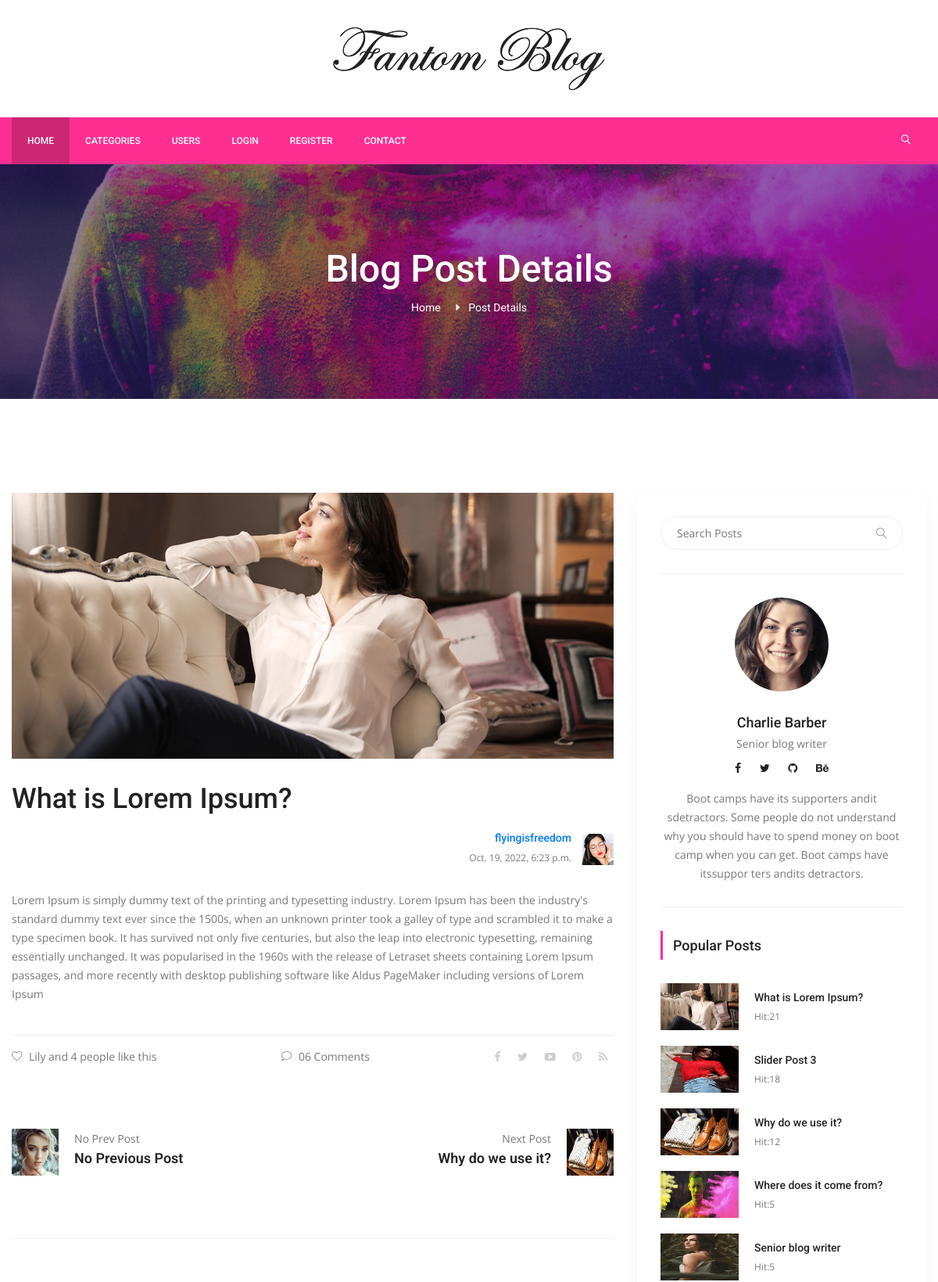
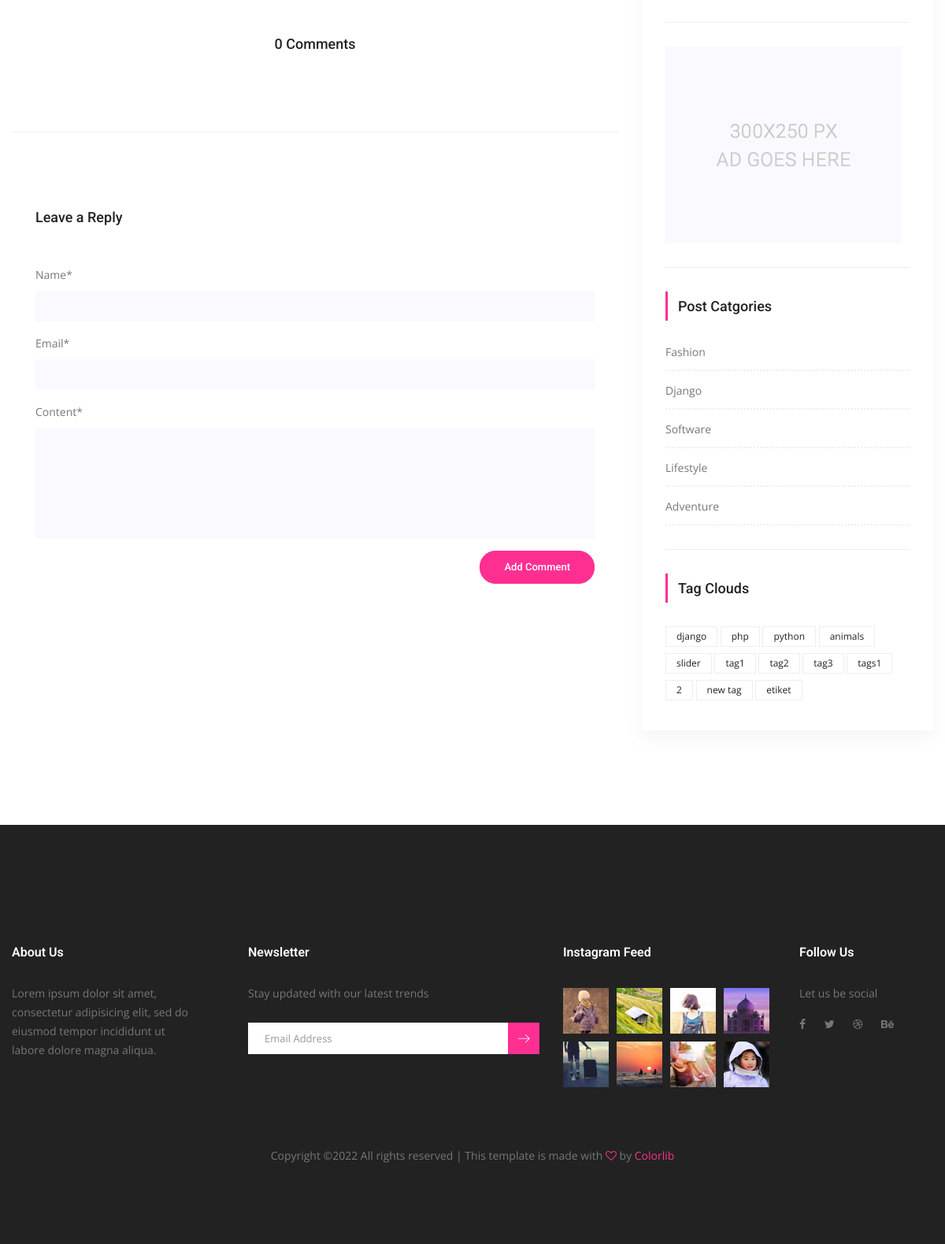
Page /detail/1/what-is-lorem-ipsum on the committed database (2 pictures, top to bottom).
### posts/models.py (models this page shows, shortened)
class Post(models.Model):
    title = models.CharField(max_length=150)
    content = models.TextField()
    publishing_date = models.DateTimeField(auto_now_add=True)
    image = models.ImageField(blank=True, null=True, upload_to='uploads/',default='uploads/blog-4.jpg')
    user = models.ForeignKey(settings.AUTH_USER_MODEL, on_delete=models.CASCADE, default=1)
    slug = models.SlugField(default="slug",editable=False)
    category = models.ForeignKey(Category,on_delete=models.CASCADE,default=1,related_name ='posts')
    tag = models.ManyToManyField(Tag,related_name="posts",blank=True)
    slider_posts = models.BooleanField(default=False)
    hit = models.PositiveIntegerField(default=0)
    def comment_count(self):
        return self.comments.all().count()

class Category(models.Model):
    title = models.CharField(max_length=250)
    slug = models.SlugField(editable=False)

class Tag(models.Model):
    title = models.CharField(max_length=50)
    slug = models.SlugField(editable=False)
    def __str__(self):
        return self.title

### posts/views.py (the view, shortened to what this page needs)
# urls.py: path('detail/<int:pk>/<slug:slug>',PostDetail.as_view(),name='detail'),
class PostDetail(DetailView,FormMixin):
    template_name = 'posts/detail.html'
    model = Post
    context_object_name = 'single'
    form_class = CreateCommentForm
    def get(self,request,*args,**kwargs):
        self.hit = Post.objects.filter(id=self.kwargs['pk']).update(hit=F('hit')+1)
        return super(PostDetail,self).get(request,*args,**kwargs)
    def get_context_data(self, **kwargs):
        context = super(PostDetail, self).get_context_data(**kwargs)
        context['previous']=Post.objects.filter(id__lt=self.kwargs['pk']).order_by('-pk').first()
        context['next']=Post.objects.filter(id__gt=self.kwargs['pk']).order_by('pk').first()
        context['form']= self.get_form()
        return context

### posts/forms.py
class CreateCommentForm(forms.ModelForm):
    def __init__(self,*args,**kwargs):
        super(CreateCommentForm, self).__init__(*args,**kwargs)
        self.helper = FormHelper()
        self.helper.form_method = "post"
        self.helper.layout = Layout(
            Field("name",css_class="form-control"),
            Field("email",css_class="form-control"),
            Field("content",css_class="form-control mb-10"),
        )
        self.helper.add_input(Submit('submit','Add Comment',css_class="primary-btn submit_btn"))
    class Meta:
            model= Comment
            fields = [
                'name',
                'email',
                'content',
            ]

### posts/templatetags/custom_tags.py (called while the page is built)
@register.simple_tag(name="categories")
def all_categories():
    return Category.objects.all()

@register.simple_tag(name="tags")
def all_tags():
    return Tag.objects.all()

@register.simple_tag(name="hit_posts")
def hit_posts():
    return Post.objects.order_by('-hit')[:5]

### templates/posts/detail.html (shortened to what this page needs)
{% extends 'base.html' %}
{% load static %}
{% load crispy_forms_tags %}
{% block content %}
        <section class="banner_area">
            <div class="banner_inner d-flex align-items-center">
            	<div class="overlay bg-parallax" data-stellar-ratio="0.9" data-stellar-vertical-offset="0" data-background=""></div>
				<div class="container">
					<div class="banner_content text-center">
						<h2>Blog Post Details</h2>
						<div class="page_link">
							<a href="index.html">Home</a>
							<a href="single-blog.html">Post Details</a>
						</div>
					</div>
				</div>
            </div>
        </section>
        <section class="blog_area p_120 single-post-area">
            <div class="container">
                <div class="row">
                    <div class="col-lg-8">
       					<div class="main_blog_details">
       						<img class="img-fluid" src="{{ single.image.url }}" alt="">
       						<a href="#"><h4>{{ single.title }}</h4></a>
       						<div class="user_details">
       							<div class="float-right">
       								<div class="media">
       									<div class="media-body">
       										<h5><a href="{% url 'users:user_posts' single.user.pk %}">{{ single.user.username }}</a> </h5>
       										<p>{{ single.publishing_date }}</p>
       									</div>
       									<div class="d-flex">
       										<img src="{% static "img/blog/user-img.jpg" %}" alt="">
       									</div>
       								</div>
       							</div>
       						</div>
							<p>{{ single.content }}</p>
      						<div class="news_d_footer">
      							<a href="#"><i class="lnr lnr lnr-heart"></i>Lily and 4 people like this</a>
      							<a class="justify-content-center ml-auto" href="#"><i class="lnr lnr lnr-bubble"></i>06 Comments</a>
      							<div class="news_socail ml-auto">
									<a href="#"><i class="fa fa-facebook"></i></a>
									<a href="#"><i class="fa fa-twitter"></i></a>
									<a href="#"><i class="fa fa-youtube-play"></i></a>
									<a href="#"><i class="fa fa-pinterest"></i></a>
									<a href="#"><i class="fa fa-rss"></i></a>
								</div>
      						</div>
       					</div>
       					<div class="navigation-area">
                            <div class="row">
                                {% if previous %}
                                <div class="col-lg-6 col-md-6 col-12 nav-left flex-row d-flex justify-content-start align-items-center">
                                    <div class="thumb">
                                        <a href="#"><img class="img-fluid" src="{{ previous.image.url }}"  alt="" style="width:60px;height:60px"></a>
                                    </div>
                                    <div class="arrow">
                                        <a href="{% url 'detail' previous.pk previous.slug %}"><span class="lnr text-white lnr-arrow-left"></span></a>
                                    </div>
                                    <div class="detials">
                                        <p>Prev Post</p>
                                        <a href="{% url 'detail' previous.pk previous.slug %}"><h4>{{ previous.title }}</h4></a>
                                    </div>
                                </div>
                                {% else %}
                                <div class="col-lg-6 col-md-6 col-12 nav-left flex-row d-flex justify-content-start align-items-center">
                                    <div class="thumb">
                                        <a href="#"><img class="img-fluid" src="{% static "img/blog/next.jpg" %}"  alt="" style="width:60px;height:60px"></a>
                                    </div>
                                    <div class="arrow">
                                        <a href="#"></a>
                                    </div>
                                    <div class="detials">
                                        <p>No Prev Post</p>
                                        <a href="#"><h4>No Previous Post</h4></a>
                                    </div>
                                </div>
                                {% endif %}
                                {% if next %}
                                <div class="col-lg-6 col-md-6 col-12 nav-right flex-row d-flex justify-content-end align-items-center">
                                    <div class="detials">
                                        <p>Next Post</p>
                                        <a href="{% url 'detail' next.pk next.slug %}"><h4>{{ next.title }}</h4></a>
                                    </div>
                                    <div class="arrow">
                                        <a href="#"></a>
                                    </div>
                                    <div class="thumb">
                                        <a href="{% url 'detail' next.pk next.slug %}"><img class="img-fluid" src="{{ next.image.url }}" alt="" style="width:60px;height:60px"></a>
                                    </div>
                                </div>
                                {% endif %}
                            </div>
                        </div>
                        <div class="comments-area">
                            <h4>{{ single.comment_count }} Comments</h4>
                        </div>
                        <div class="comment-form">
                            <h4>Leave a Reply</h4>
                            {% crispy form %}
                        </div>
        			</div>
                    {% include 'right_side.html' %}
                </div>
            </div>
        </section>
{% endblock %}

### templates/right_side.html (shortened to what this page needs)
{% load static %}
{% load custom_tags %}
<div class="col-lg-4">
                        <div class="blog_right_sidebar">
                            <aside class="single_sidebar_widget search_widget">
                                <form action="{% url 'search' %}" method = "get">
                                <div class="input-group">
                                    <input type="text" class="form-control" placeholder="Search Posts" name="q">
                                    <span class="input-group-btn">
                                        <button class="btn btn-default" type="button"><i class="lnr lnr-magnifier"></i></button>
                                    </span>
                                </div></form>
                                <div class="br"></div>
                            </aside>
                            <aside class="single_sidebar_widget author_widget">
                                <img class="author_img rounded-circle" src="{% static "img/blog/author.png" %}" alt="">
                                <h4>Charlie Barber</h4>
                                <p>Senior blog writer</p>
                                <div class="social_icon">
                                    <a href="#"><i class="fa fa-facebook"></i></a>
                                    <a href="#"><i class="fa fa-twitter"></i></a>
                                    <a href="#"><i class="fa fa-github"></i></a>
                                    <a href="#"><i class="fa fa-behance"></i></a>
                                </div>
                                <p>Boot camps have its supporters andit sdetractors. Some people do not understand why you should have to spend money on boot camp when you can get. Boot camps have itssuppor ters andits detractors.</p>
                                <div class="br"></div>
                            </aside>
                            <aside class="single_sidebar_widget popular_post_widget">
                                <h3 class="widget_title">Popular Posts</h3>
                                {% hit_posts as posts %}
                                {% for post in posts %}
                                <div class="media post_item">
                                    <img src="{{ post.image.url }}" alt="post"style="width:100px;height:60px">
                                    <div class="media-body">
                                        <a href="{% url 'detail' pk=post.pk slug=post.slug %}"><h3>{{ post.title }}</h3></a>
                                        <p>Hit:{{ post.hit }}</p>
                                    </div>
                                </div>
                                {% endfor %}
                                <div class="br"></div>
                            </aside>
                            <aside class="single_sidebar_widget">
                                <a href="#"><img class="img-fluid" src="{% static "img/blog/add.jpg" %}" alt=""></a>
                                <div class="br"></div>
                            </aside>
                            <aside class="single_sidebar_widget post_category_widget">
                                <h4 class="widget_title">Post Catgories</h4>
                                <ul class="list cat-list">
                                    {% categories as categories %}
                                    {% for category in categories %}
                                    <li>
                                        <a href="{% url 'category_detail' pk=category.id slug=category.slug %}" class="d-flex justify-content-between">
                                            <p>{{ category.title }}</p>
                                        </a>
                                    </li>
                                    {% endfor %}
                                </ul>
                                <div class="br"></div>
                            </aside>
                            <aside class="single-sidebar-widget tag_cloud_widget">
                                <h4 class="widget_title">Tag Clouds</h4>
                                <ul class="list">
                                    {% tags as tags %}
                                    {% for tag in tags %}
                                    <li><a href="{% url 'tag_detail' tag.slug %}">{{ tag }}</a></li>
                                    {% endfor %}
                                </ul>
                            </aside>
                        </div>
                    </div>

### rows in the picture
Post: image (picture), title "What is Lorem Ipsum?", user.username "flyingisfreedom", publishing_date "Oct. 19, 2022, 6:23 p.m.", content "Lorem Ipsum is simply dummy text of the printing and typesetting industry. Lorem Ipsum has been the industry's standard dummy text ever since the 1500s, when an unknown printer took a galley of type and scrambled it to make a type specimen book. It has survived not only five centuries, but also the leap into electronic typesetting, remaining essentially unchanged. It was popularised in the 1960s with the release of Letraset sheets containing Lorem Ipsum passages, and more recently with desktop publishing software like Aldus PageMaker including versions of Lorem Ipsum", comment_count "0", hit "21"
Post: title "Why do we use it?", image (picture), hit "12"
Post: image (picture), title "Slider Post 3", hit "18"
Post: image (picture), title "Where does it come from?", hit "5"
Post: image (picture), title "Senior blog writer", hit "5"
Category: title "Fashion"
Category: title "Django"
Category: title "Software"
Category: title "Lifestyle"
Category: title "Adventure"
Tag: title "django"
Tag: title "php"
Tag: title "python"
Tag: title "animals"
Tag: title "slider"
Tag: title "tag1"
Tag: title "tag2"
Tag: title "tag3"
Tag: title "tags1"
Tag: title "2"
Tag: title "new tag"
Tag: title "etiket"
